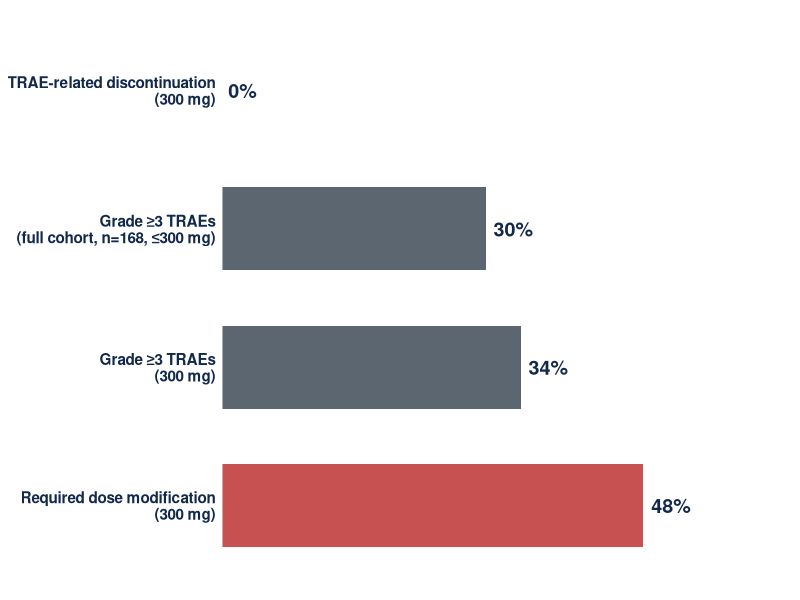
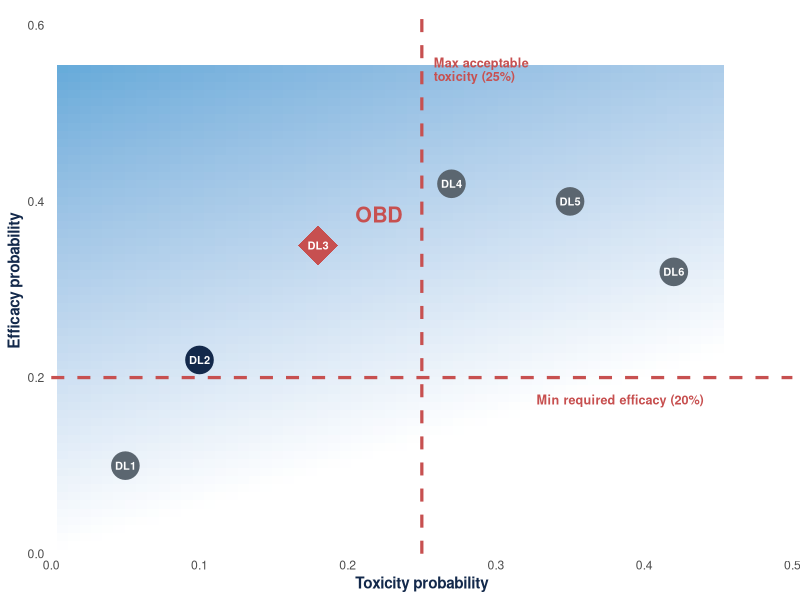
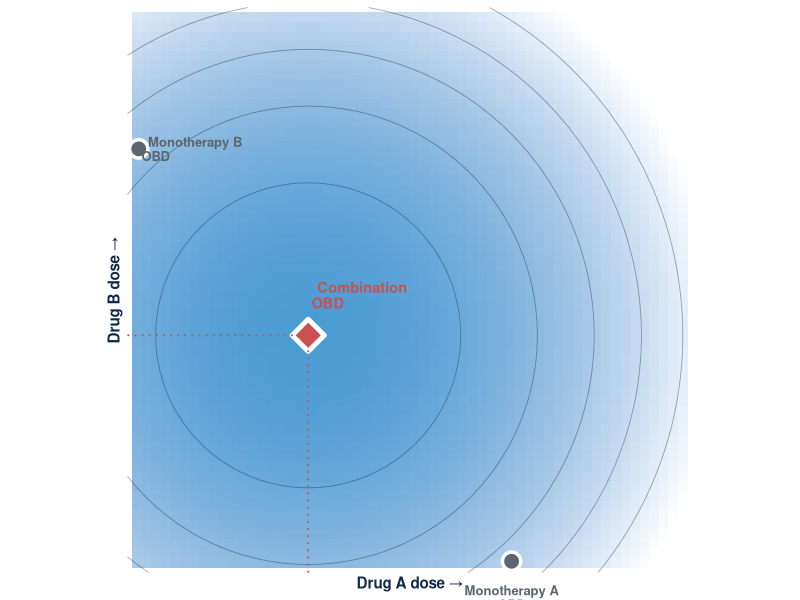
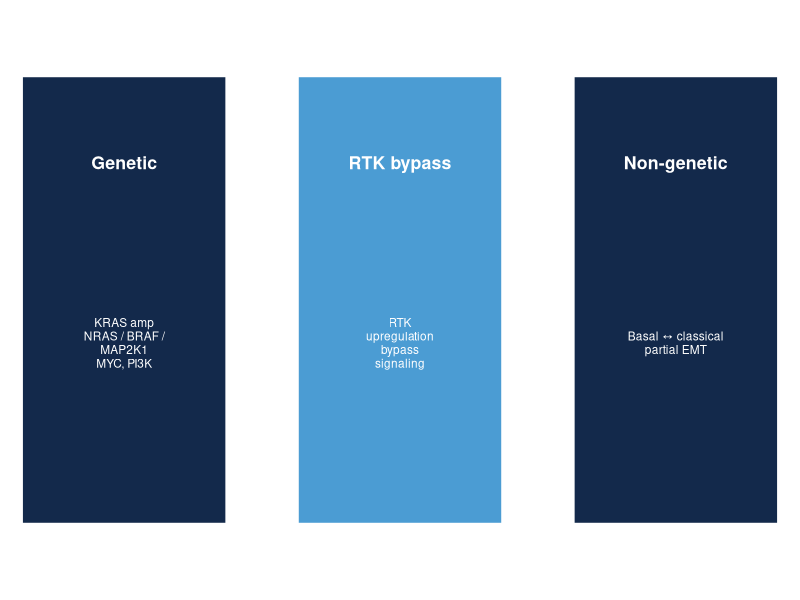
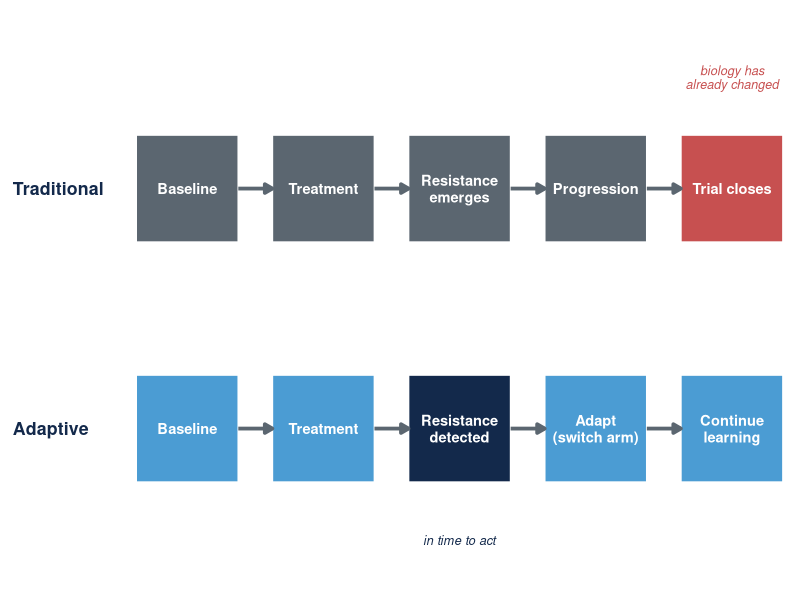
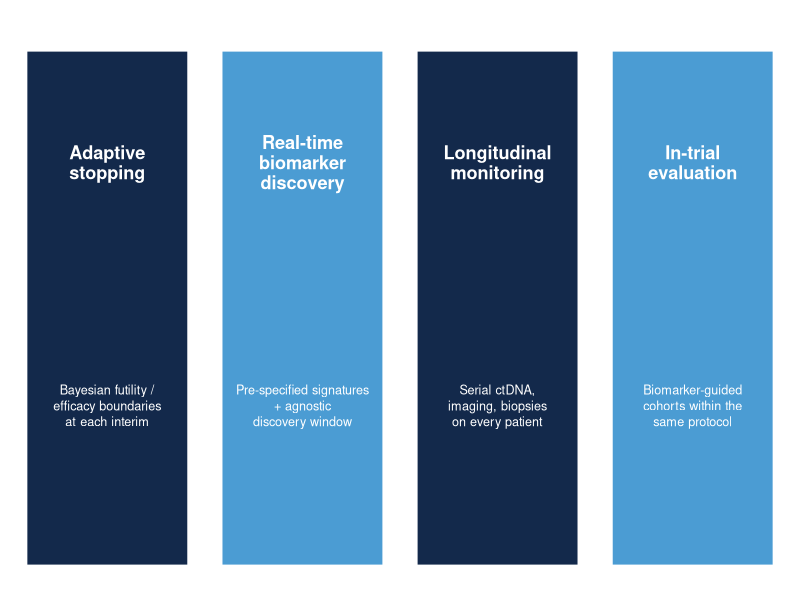
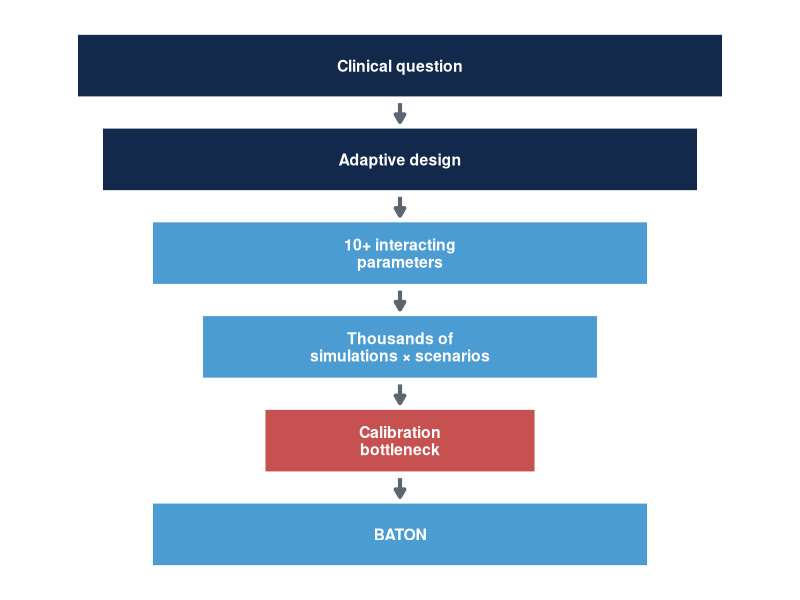
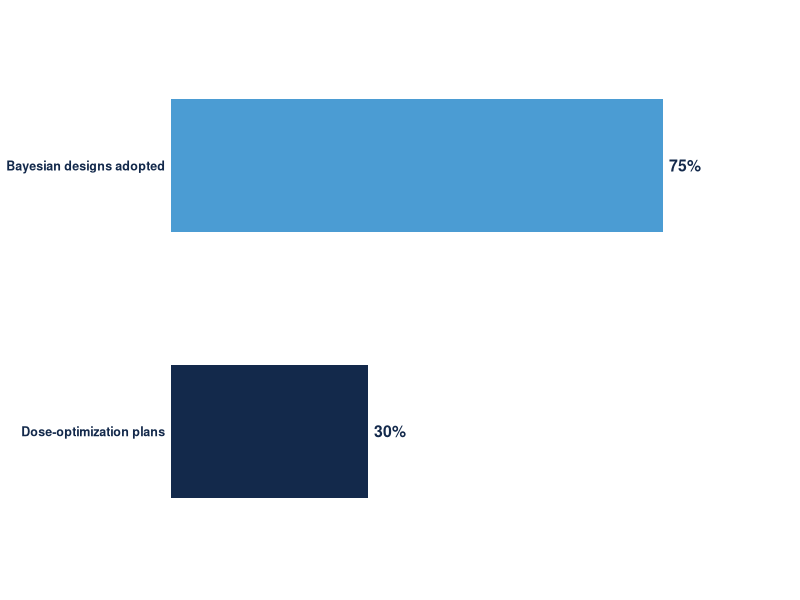

Generate these figures, in order, with R:
## ---- chunk 1
#| label: setup
#| include: false
library(ggplot2)
library(gridExtra)
set.seed(2025)
## ---- chunk 2
#| fig.height: 3.0
#| fig.width: 9
#| fig.align: center
#| fig.alt: "Horizontal bar chart of daraxonrasib monotherapy tolerability (RMC-6236-001 PDAC cohort): 0% TRAE-related discontinuation at 300 mg; 30% Grade ≥3 TRAEs in the full cohort (n=168, doses ≤300 mg); 34% Grade ≥3 TRAEs at 300 mg; 48% required dose modification at 300 mg."
library(ggplot2)
toxdata <- data.frame(
  metric = factor(c("TRAE-related discontinuation\n(300 mg)",
                    "Grade ≥3 TRAEs\n(full cohort, n=168, ≤300 mg)",
                    "Grade ≥3 TRAEs\n(300 mg)",
                    "Required dose modification\n(300 mg)"),
                  levels = c("Required dose modification\n(300 mg)",
                             "Grade ≥3 TRAEs\n(300 mg)",
                             "Grade ≥3 TRAEs\n(full cohort, n=168, ≤300 mg)",
                             "TRAE-related discontinuation\n(300 mg)")),
  pct = c(0, 30, 34, 48),
  fill = c("#4B9CD3", "#5B6670", "#5B6670", "#C75050")
)
ggplot(toxdata, aes(x = metric, y = pct, fill = fill)) +
  geom_col(width = 0.6) +
  geom_text(aes(label = paste0(pct, "%")),
            hjust = -0.2, size = 5, fontface = "bold", color = "#13294B") +
  scale_fill_identity() +
  scale_y_continuous(limits = c(0, 65), expand = c(0, 0)) +
  coord_flip() +
  labs(x = NULL, y = NULL) +
  theme_minimal(base_size = 11) +
  theme(panel.grid = element_blank(),
        axis.text.x = element_blank(),
        axis.ticks = element_blank(),
        axis.text.y = element_text(face = "bold", color = "#13294B", size = 11))
## ---- chunk 3
#| fig.height: 4.6
#| fig.width: 5.0
#| fig.align: center
#| fig.alt: "U-BOIN utility surface: toxicity probability (x-axis) vs efficacy probability (y-axis). Red dashed lines mark admissibility cutoffs (max acceptable toxicity 25%, min required efficacy 20%). Six dose levels DL1-DL6 plotted as points; admissible doses (inside both cutoffs) are navy, inadmissible doses are gray, and the OBD (admissible dose with highest utility) is a red diamond."
library(ggplot2)

# Utility surface
tox_seq <- seq(0, 0.45, length = 60)
eff_seq <- seq(0, 0.55, length = 60)
util_grid <- expand.grid(tox = tox_seq, eff = eff_seq)
util_grid$utility <- pmax(0, util_grid$eff - 0.5 * util_grid$tox)

# Candidate dose levels
doses <- data.frame(
  dl  = c("DL1", "DL2", "DL3", "DL4", "DL5", "DL6"),
  tox = c(0.05, 0.10, 0.18, 0.27, 0.35, 0.42),
  eff = c(0.10, 0.22, 0.35, 0.42, 0.40, 0.32)
)
tox_max <- 0.25
eff_min <- 0.20
doses$admissible <- doses$tox <= tox_max & doses$eff >= eff_min
doses$utility    <- doses$eff - 0.5 * doses$tox
doses$is_obd     <- FALSE
doses$is_obd[ which(doses$admissible)[which.max(doses$utility[doses$admissible])] ] <- TRUE

ggplot() +
  geom_tile(data = util_grid, aes(x = tox, y = eff, fill = utility), alpha = 0.85) +
  scale_fill_gradient(low = "#FFFFFF", high = "#4B9CD3", guide = "none") +
  geom_vline(xintercept = tox_max, color = "#C75050",
             linewidth = 1.1, linetype = "dashed") +
  geom_hline(yintercept = eff_min, color = "#C75050",
             linewidth = 1.1, linetype = "dashed") +
  annotate("text", x = tox_max + 0.008, y = 0.55,
           label = "Max acceptable\ntoxicity (25%)",
           color = "#C75050", hjust = 0, fontface = "bold",
           size = 3.2, lineheight = 0.9) +
  annotate("text", x = 0.44, y = eff_min - 0.025,
           label = "Min required efficacy (20%)",
           color = "#C75050", hjust = 1, fontface = "bold", size = 3.2) +
  geom_point(data = doses[!doses$is_obd, ],
             aes(x = tox, y = eff, color = admissible),
             shape = 19, size = 9) +
  scale_color_manual(values = c("TRUE" = "#13294B", "FALSE" = "#5B6670"),
                     guide = "none") +
  geom_point(data = doses[doses$is_obd, ],
             aes(x = tox, y = eff),
             shape = 18, color = "#C75050", size = 13) +
  geom_text(data = doses, aes(x = tox, y = eff, label = dl),
            color = "white", size = 2.8, fontface = "bold") +
  annotate("text",
           x = doses$tox[doses$is_obd] + 0.025,
           y = doses$eff[doses$is_obd] + 0.035,
           label = "OBD", color = "#C75050",
           size = 5.4, fontface = "bold", hjust = 0) +
  labs(x = "Toxicity probability",
       y = "Efficacy probability") +
  scale_x_continuous(limits = c(0, 0.5), expand = c(0, 0)) +
  scale_y_continuous(limits = c(0, 0.62), expand = c(0, 0)) +
  theme_minimal(base_size = 11) +
  theme(panel.grid = element_blank(),
        axis.title = element_text(face = "bold", color = "#13294B"))
## ---- chunk 4
#| fig.height: 4.4
#| fig.width: 5.6
#| fig.align: center
library(ggplot2)
n <- 60
grid <- expand.grid(A = seq(0, 1, length = n), B = seq(0, 1, length = n))
grid$eff <- pmax(0, 0.85 - 1.6 * ((grid$A - 0.32)^2 + (grid$B - 0.42)^2))
mono_A <- data.frame(A = 0.68, B = 0.02, lab = "Monotherapy A\nOBD")
mono_B <- data.frame(A = 0.02, B = 0.75, lab = "Monotherapy B\nOBD")
combo  <- data.frame(A = 0.32, B = 0.42, lab = "Combination\nOBD")

ggplot() +
  geom_tile(data = grid, aes(x = A, y = B, fill = eff)) +
  scale_fill_gradient(low = "#FFFFFF", high = "#4B9CD3", guide = "none") +
  geom_contour(data = grid, aes(x = A, y = B, z = eff),
               color = "#13294B", linewidth = 0.3, alpha = 0.4, bins = 6) +
  # mono A on x-axis
  geom_point(data = mono_A, aes(x = A, y = B), shape = 21, fill = "#5B6670",
             color = "white", size = 5, stroke = 1.8) +
  geom_text(data = mono_A, aes(x = A, y = B, label = lab),
            color = "#5B6670", size = 3.3, hjust = 0.5, vjust = 2.0,
            fontface = "bold", lineheight = 0.9) +
  # mono B on y-axis
  geom_point(data = mono_B, aes(x = A, y = B), shape = 21, fill = "#5B6670",
             color = "white", size = 5, stroke = 1.8) +
  geom_text(data = mono_B, aes(x = A, y = B, label = lab),
            color = "#5B6670", size = 3.3, hjust = -0.10, vjust = 0.5,
            fontface = "bold", lineheight = 0.9) +
  # combination optimum
  geom_point(data = combo, aes(x = A, y = B), shape = 23, fill = "#C75050",
             color = "white", size = 7, stroke = 2.5) +
  geom_text(data = combo, aes(x = A, y = B, label = lab),
            color = "#C75050", size = 3.7, hjust = -0.10, vjust = -1.0,
            fontface = "bold", lineheight = 0.9) +
  # dotted projections from combo optimum to axes
  geom_segment(aes(x = 0.32, xend = 0.32, y = 0, yend = 0.42),
               color = "#C75050", linetype = "dotted", linewidth = 0.6) +
  geom_segment(aes(x = 0, xend = 0.32, y = 0.42, yend = 0.42),
               color = "#C75050", linetype = "dotted", linewidth = 0.6) +
  labs(x = "Drug A dose →", y = "Drug B dose →") +
  scale_x_continuous(limits = c(0, 1), breaks = NULL, expand = c(0, 0)) +
  scale_y_continuous(limits = c(0, 1), breaks = NULL, expand = c(0, 0)) +
  coord_fixed(clip = "off") +
  theme_minimal(base_size = 11) +
  theme(panel.grid = element_blank(),
        axis.title.x = element_text(face = "bold", color = "#13294B", size = 11),
        axis.title.y = element_text(face = "bold", color = "#13294B", size = 11))
## ---- chunk 5
#| fig.height: 2.4
#| fig.width: 5
#| fig.align: center
library(ggplot2)
buckets <- data.frame(
  x = c(1, 3, 5),
  y = rep(1, 3),
  header = c("Genetic", "RTK bypass", "Non-genetic"),
  detail = c("KRAS amp\nNRAS / BRAF /\nMAP2K1\nMYC, PI3K",
             "RTK\nupregulation\nbypass\nsignaling",
             "Basal ↔ classical\npartial EMT"),
  fill = c("#13294B", "#4B9CD3", "#13294B")
)
ggplot() +
  geom_tile(data = buckets, aes(x = x, y = y, fill = fill),
            width = 1.5, height = 1.05, color = "white", linewidth = 1.5) +
  scale_fill_identity() +
  geom_text(data = buckets, aes(x = x, y = y + 0.32, label = header),
            color = "white", size = 4.5, fontface = "bold") +
  geom_text(data = buckets, aes(x = x, y = y - 0.10, label = detail),
            color = "white", size = 3.0, lineheight = 0.95) +
  scale_x_continuous(limits = c(0.1, 5.9), expand = c(0, 0)) +
  scale_y_continuous(limits = c(0.3, 1.7), expand = c(0, 0)) +
  theme_void()
## ---- chunk 6
#| fig.height: 3.6
#| fig.width: 11
#| fig.align: center
library(ggplot2)
trad <- data.frame(
  x = c(1, 2.6, 4.2, 5.8, 7.4),
  y = rep(2.2, 5),
  label = c("Baseline", "Treatment", "Resistance\nemerges", "Progression", "Trial closes"),
  fill = c("#5B6670", "#5B6670", "#5B6670", "#5B6670", "#C75050")
)
adapt <- data.frame(
  x = c(1, 2.6, 4.2, 5.8, 7.4),
  y = rep(0.8, 5),
  label = c("Baseline", "Treatment", "Resistance\ndetected", "Adapt\n(switch arm)", "Continue\nlearning"),
  fill = c("#4B9CD3", "#4B9CD3", "#13294B", "#4B9CD3", "#4B9CD3")
)
both <- rbind(trad, adapt)
arrows <- data.frame(
  x = c(rep(c(1.6, 3.2, 4.8, 6.4), 2)),
  xend = c(rep(c(2.0, 3.6, 5.2, 6.8), 2)),
  y = c(rep(2.2, 4), rep(0.8, 4)),
  yend = c(rep(2.2, 4), rep(0.8, 4))
)
ggplot() +
  geom_tile(data = both, aes(x = x, y = y, fill = fill),
            width = 1.25, height = 0.65, color = "white", linewidth = 2) +
  scale_fill_identity() +
  geom_text(data = both, aes(x = x, y = y, label = label),
            color = "white", size = 3.7, fontface = "bold", lineheight = 0.95) +
  geom_segment(data = arrows, aes(x = x, xend = xend, y = y, yend = yend),
               arrow = arrow(length = unit(0.22, "cm"), type = "closed"),
               color = "#5B6670", linewidth = 1.3) +
  geom_text(aes(x = -1.05, y = 2.2), label = "Traditional",
            color = "#13294B", size = 4.5, fontface = "bold", hjust = 0) +
  geom_text(aes(x = -1.05, y = 0.8), label = "Adaptive",
            color = "#13294B", size = 4.5, fontface = "bold", hjust = 0) +
  geom_text(aes(x = 7.4, y = 2.85), label = "biology has\nalready changed",
            color = "#C75050", size = 3.2, fontface = "italic", lineheight = 0.9) +
  geom_text(aes(x = 4.2, y = 0.15), label = "in time to act",
            color = "#13294B", size = 3.2, fontface = "italic") +
  scale_x_continuous(limits = c(-1.2, 8.2), expand = c(0, 0)) +
  scale_y_continuous(limits = c(-0.2, 3.3), expand = c(0, 0)) +
  theme_void()
## ---- chunk 7
#| fig.height: 3.0
#| fig.width: 10
#| fig.align: center
library(ggplot2)
pillars <- data.frame(
  x = c(1, 2, 3, 4),
  y = rep(1, 4),
  header = c("Adaptive\nstopping",
             "Real-time\nbiomarker\ndiscovery",
             "Longitudinal\nmonitoring",
             "In-trial\nevaluation"),
  detail = c("Bayesian futility /\nefficacy boundaries\nat each interim",
             "Pre-specified signatures\n+ agnostic\ndiscovery window",
             "Serial ctDNA,\nimaging, biopsies\non every patient",
             "Biomarker-guided\ncohorts within the\nsame protocol"),
  fill = c("#13294B", "#4B9CD3", "#13294B", "#4B9CD3")
)
ggplot() +
  geom_tile(data = pillars, aes(x = x, y = y, fill = fill),
            width = 0.85, height = 1.6, color = "white", linewidth = 2) +
  scale_fill_identity() +
  geom_text(data = pillars, aes(x = x, y = y + 0.45, label = header),
            color = "white", size = 4.6, fontface = "bold", lineheight = 0.92) +
  geom_text(data = pillars, aes(x = x, y = y - 0.30, label = detail),
            color = "white", size = 3.2, lineheight = 1.05) +
  scale_x_continuous(limits = c(0.45, 4.55), expand = c(0, 0)) +
  scale_y_continuous(limits = c(0.1, 1.95), expand = c(0, 0)) +
  theme_void()
## ---- chunk 8
#| fig.height: 4.6
#| fig.width: 4.2
#| fig.align: center
library(ggplot2)
funnel <- data.frame(
  y = 6:1,
  x = rep(1, 6),
  label = c("Clinical question",
            "Adaptive design",
            "10+ interacting\nparameters",
            "Thousands of\nsimulations × scenarios",
            "Calibration\nbottleneck",
            "BATON"),
  fill = c("#13294B", "#13294B", "#4B9CD3", "#4B9CD3", "#C75050", "#4B9CD3"),
  width = c(2.6, 2.4, 2.0, 1.6, 1.1, 2.0)
)
ggplot() +
  geom_tile(data = funnel, aes(x = x, y = y, fill = fill, width = width),
            height = 0.72, color = "white", linewidth = 2) +
  scale_fill_identity() +
  geom_text(data = funnel, aes(x = x, y = y, label = label),
            color = "white", size = 4.0, fontface = "bold", lineheight = 0.92) +
  geom_segment(data = data.frame(x = 1, xend = 1, y = 6:2 - 0.4, yend = 5:1 + 0.4),
               aes(x = x, xend = xend, y = y, yend = yend),
               arrow = arrow(length = unit(0.22, "cm"), type = "closed"),
               color = "#5B6670", linewidth = 1.4) +
  scale_x_continuous(limits = c(-0.6, 2.6), expand = c(0, 0)) +
  scale_y_continuous(limits = c(0.3, 6.7), expand = c(0, 0)) +
  theme_void()
## ---- chunk 9
#| fig.height: 1.4
#| fig.width: 5.2
#| fig.align: center
library(ggplot2)
adopt <- data.frame(
  metric = factor(c("Bayesian designs adopted", "Dose-optimization plans"),
                  levels = c("Dose-optimization plans", "Bayesian designs adopted")),
  pct = c(75, 30),
  fill = c("#4B9CD3", "#13294B")
)
ggplot(adopt, aes(x = metric, y = pct, fill = fill)) +
  geom_col(width = 0.5) +
  geom_text(aes(label = paste0(pct, "%")),
            hjust = -0.2, size = 4, fontface = "bold", color = "#13294B") +
  scale_fill_identity() +
  scale_y_continuous(limits = c(0, 95), expand = c(0, 0)) +
  coord_flip() +
  labs(x = NULL, y = NULL) +
  theme_minimal(base_size = 9) +
  theme(panel.grid = element_blank(),
        axis.text.x = element_blank(),
        axis.ticks = element_blank(),
        axis.text.y = element_text(face = "bold", color = "#13294B", size = 9))
## ---- chunk 10
#| fig.height: 4.0
#| fig.width: 9
#| fig.align: center
library(ggplot2)
goals <- data.frame(
  x = c(1, 2, 1, 2),
  y = c(2, 2, 1, 1),
  header = c("1. FDA compliance",
             "2. Minimize patients",
             "3. Stop bad early",
             "4. Accelerate good"),
  detail = c("Power ≥ 0.80\nType I ≤ 0.10",
             "Smaller E[N]\nEfficient use of\nscarce patients",
             "Futility stopping\nProtect patients\nfrom inactive arms",
             "Efficacy stopping\nFaster access\nwhen drug works"),
  fill = c("#13294B", "#4B9CD3", "#4B9CD3", "#13294B")
)
ggplot() +
  geom_tile(data = goals, aes(x = x, y = y, fill = fill),
            width = 0.9, height = 0.85, color = "white", linewidth = 2) +
  scale_fill_identity() +
  geom_text(data = goals, aes(x = x, y = y + 0.25, label = header),
            color = "white", size = 5, fontface = "bold") +
  geom_text(data = goals, aes(x = x, y = y - 0.12, label = detail),
            color = "white", size = 3.5, lineheight = 1.0) +
  coord_fixed(ratio = 0.6) +
  scale_x_continuous(limits = c(0.4, 2.6), expand = c(0, 0)) +
  scale_y_continuous(limits = c(0.4, 2.6), expand = c(0, 0)) +
  theme_void()
## ---- chunk 11
#| fig.height: 5.4
#| fig.width: 4.5
#| fig.align: center
library(ggplot2)
steps <- data.frame(
  x = rep(1.0, 5),
  y = 5:1,
  step = c("GOAL", "EXPLORE", "LEARN", "FOCUS", "ARRIVE"),
  detail = c("Type I ≤ 0.10\nPower ≥ 0.80\nmin N",
             "Sample\ncandidate\ndesigns",
             "Map what\nworks",
             "Search the\nfeasible region",
             "Calibrated\ndesign")
)
ggplot(steps, aes(x = x, y = y)) +
  geom_segment(data = data.frame(x = 1.0, xend = 1.0,
                                 y = 5:2 - 0.42, yend = 4:1 + 0.42),
               aes(x = x, xend = xend, y = y, yend = yend),
               arrow = arrow(length = unit(0.28, "cm"), type = "closed"),
               color = "#4B9CD3", linewidth = 1.9) +
  geom_tile(aes(width = 0.95, height = 0.7), fill = "#EDF0F2",
            color = "#4B9CD3", linewidth = 1.8) +
  geom_text(aes(label = step), size = 6, fontface = "bold", color = "#4B9CD3") +
  geom_text(aes(label = detail, x = 1.62), size = 4.4, color = "#444444",
            hjust = 0, lineheight = 0.85) +
  scale_x_continuous(limits = c(0.45, 2.55), expand = c(0, 0)) +
  scale_y_continuous(limits = c(0.4, 5.6), expand = c(0, 0)) +
  theme_void()
## ---- chunk 12
#| fig.height: 5.4
#| fig.width: 6.8
#| fig.align: center
library(ggplot2)
flow <- data.frame(
  y = c(5, 3.5, 2, 0.5),
  x = rep(1, 4),
  label = c("Design template\n+ scenario grid",
            "OC targets\n(Type I ≤ 0.10, Power ≥ 0.80,\nmin N)",
            "BATON",
            "Calibrated design\n+ FDA audit trail"),
  fill = c("#5B6670", "#5B6670", "#13294B", "#4B9CD3"),
  is_baton = c(FALSE, FALSE, TRUE, FALSE)
)
ggplot() +
  geom_tile(data = flow, aes(x = x, y = y, fill = fill,
                              width = ifelse(is_baton, 1.5, 2.2),
                              height = ifelse(is_baton, 0.95, 1.0)),
            color = "white", linewidth = 2.5) +
  scale_fill_identity() +
  geom_text(data = flow, aes(x = x, y = y, label = label),
            color = "white", size = ifelse(flow$is_baton, 5.6, 3.8),
            fontface = ifelse(flow$is_baton, "bold", "plain"),
            lineheight = 0.95) +
  geom_segment(data = data.frame(x = rep(1, 3), xend = rep(1, 3),
                                  y = c(5, 3.5, 2) - 0.55,
                                  yend = c(3.5, 2, 0.5) + 0.55),
               aes(x = x, xend = xend, y = y, yend = yend),
               arrow = arrow(length = unit(0.30, "cm"), type = "closed"),
               color = "#13294B", linewidth = 1.8) +
  scale_x_continuous(limits = c(-0.6, 2.6), expand = c(0, 0)) +
  scale_y_continuous(limits = c(-0.2, 5.7), expand = c(0, 0)) +
  theme_void()
## ---- chunk 13
#| fig.height: 5.6
#| fig.width: 12
#| fig.align: center
set.seed(2025)
grid_x <- rep(1:10, each = 10)
grid_y <- rep(1:10, times = 10)
grid_quality <- 100 - sqrt((grid_x - 7.5)^2 + (grid_y - 6.2)^2) * 8 + rnorm(100, 0, 3)
grid_df <- data.frame(x = grid_x, y = grid_y, q = grid_quality)

bo_points <- data.frame(
  iter = 1:30,
  x = c(5, 3, 7, 8, 6, 7.5, 7.2, 7.8, 7.4, 7.6, 7.55, 7.48, 7.52, 7.51, 7.50,
        7.49, 7.51, 7.50, 7.50, 7.51, 7.50, 7.50, 7.50, 7.50, 7.50, 7.50, 7.50, 7.50, 7.50, 7.50),
  y = c(4, 7, 5, 8, 6, 6, 6.3, 6.1, 6.25, 6.15, 6.22, 6.18, 6.21, 6.20, 6.20,
        6.19, 6.20, 6.20, 6.20, 6.20, 6.20, 6.20, 6.20, 6.20, 6.20, 6.20, 6.20, 6.20, 6.20, 6.20)
)

p_grid <- ggplot() +
  geom_tile(data = grid_df, aes(x = x, y = y, fill = q), alpha = 0.6) +
  geom_point(data = grid_df, aes(x = x, y = y), size = 2, alpha = 0.4) +
  scale_fill_gradient2(low = "#d73027", mid = "#fee090", high = "#1a9850",
                       midpoint = 85, guide = "none") +
  coord_fixed(ratio = 1) +
  labs(title = "Grid search", subtitle = "100 designs evaluated",
       x = "Efficacy threshold", y = "Futility threshold") +
  theme_minimal(base_size = 13) +
  theme(plot.title = element_text(hjust = 0.5, face = "bold", size = 15, color = "#13294B"),
        plot.subtitle = element_text(hjust = 0.5, color = "#5B6670"),
        axis.title = element_text(color = "#444444"),
        axis.text = element_blank(), panel.grid = element_blank())

p_baton <- ggplot() +
  geom_tile(data = grid_df, aes(x = x, y = y, fill = q), alpha = 0.5) +
  geom_path(data = bo_points, aes(x = x, y = y),
            arrow = arrow(length = unit(0.25, "cm"), type = "closed"),
            color = "#4B9CD3", linewidth = 1.8, alpha = 0.85) +
  geom_point(data = bo_points, aes(x = x, y = y, color = iter), size = 3) +
  scale_fill_gradient2(low = "#d73027", mid = "#fee090", high = "#1a9850",
                       midpoint = 85, guide = "none") +
  scale_color_gradient(low = "#7EB8E4", high = "#13294B", guide = "none") +
  coord_fixed(ratio = 1) +
  labs(title = "BATON search", subtitle = "30 designs → same optimum",
       x = "Efficacy threshold", y = "Futility threshold") +
  theme_minimal(base_size = 13) +
  theme(plot.title = element_text(hjust = 0.5, face = "bold", size = 15, color = "#4B9CD3"),
        plot.subtitle = element_text(hjust = 0.5, color = "#5B6670"),
        axis.title = element_text(color = "#444444"),
        axis.text = element_blank(), panel.grid = element_blank())

grid.arrange(p_grid, p_baton, ncol = 2)
## ---- chunk 14
#| fig.height: 4.6
#| fig.width: 11
#| fig.align: center
set.seed(2025)
n_evals <- 100
iterations <- 1:n_evals
fixed_trial_n <- 76  # PANGEA Phase II Max N

# Simulate decreasing expected sample size (improving design)
best_n <- numeric(n_evals)
best_n[1] <- 76
for (i in 2:n_evals) {
  improvement <- min(0, rnorm(1, mean = -0.5, sd = 1.5))
  best_n[i] <- max(53, best_n[i-1] + improvement)  # Converges to EN_null = 53
}

# Patients spared = Max N - Expected N under null
patients_spared <- fixed_trial_n - best_n

# Constraint violations early on
constraint_met <- c(rep(FALSE, 14), rep(TRUE, n_evals - 14))

convergence_data <- data.frame(
  Evaluation = iterations,
  Patients_Spared = patients_spared,
  Feasible = constraint_met
)

ggplot(convergence_data, aes(x = Evaluation, y = Patients_Spared, color = Feasible)) +
  geom_line(linewidth = 1.2, alpha = 0.8) +
  geom_point(size = 2, alpha = 0.7) +
  geom_hline(yintercept = 23, linetype = "dashed", color = "#4B9CD3", linewidth = 1) +
  annotate("text", x = 75, y = 25, label = "Optimal: ~23 patients spared (E[N] = 53 vs Max N = 76)",
           color = "#4B9CD3", size = 4.5, fontface = "bold") +
  annotate("text", x = 30, y = 8, label = "Early designs don't meet\nType I ≤ 0.10 AND Power ≥ 0.80",
           color = "#13294B", size = 4, fontface = "italic") +
  scale_color_manual(values = c("FALSE" = "#13294B", "TRUE" = "#4B9CD3"),
                     labels = c("Doesn't meet FDA OCs", "FDA-compliant")) +
  scale_y_continuous(breaks = seq(-10, 30, 5)) +
  labs(x = "BATON optimization progress (candidate designs evaluated)",
       y = "Patients spared vs traditional fixed-N trial",
       color = NULL) +
  theme_minimal(base_size = 14) +
  theme(legend.position = "right",
        legend.key.size = unit(0.8, "lines"),
        legend.text = element_text(size = 10),
        panel.grid.minor = element_blank())
## ---- chunk 15
#| fig.height: 1.5
#| fig.width: 10
#| fig.align: center
library(ggplot2)
callouts <- data.frame(
  x = c(1, 2.4, 3.8),
  number = c("~23", "7.0%", "82.2%"),
  label = c("patients spared\n(E[N] = 53 vs Max N = 76)",
            "achieved Type I\n(target ≤ 10%)",
            "achieved Power\n(target ≥ 80%)"),
  color = c("#4B9CD3", "#13294B", "#13294B")
)
ggplot(callouts, aes(x = x)) +
  geom_text(aes(y = 0.72, label = number, color = color),
            size = 16, fontface = "bold") +
  geom_text(aes(y = 0.32, label = label),
            size = 4, color = "#333333", lineheight = 0.95) +
  scale_color_identity() +
  scale_x_continuous(limits = c(0.4, 4.4), expand = c(0, 0)) +
  scale_y_continuous(limits = c(0.15, 0.95), expand = c(0, 0)) +
  theme_void()
## ---- chunk 16
#| fig.height: 2.8
#| fig.width: 9
#| fig.align: center
library(ggplot2)
gi <- data.frame(
  x = c(1, 2, 1, 2),
  y = c(2, 2, 1, 1),
  header = c("PDAC", "CRC",
             "Basket / umbrella", "Robust calibration"),
  detail = c("RAS-backbone\ncombinations\nU-BOIN / BOIN12",
             "Joint-surface\nnovel-novel doublets\nPOCRM · BOIN-COMB · BLRM",
             "Biomarker-stratified\nsubtrials\nshared decision rules",
             "CARBO — designs\nrobust to uncertain\nassumptions"),
  fill = c("#13294B", "#4B9CD3", "#4B9CD3", "#13294B")
)
ggplot() +
  geom_tile(data = gi, aes(x = x, y = y, fill = fill),
            width = 0.92, height = 0.85, color = "white", linewidth = 2) +
  scale_fill_identity() +
  geom_text(data = gi, aes(x = x, y = y + 0.25, label = header),
            color = "white", size = 4.8, fontface = "bold") +
  geom_text(data = gi, aes(x = x, y = y - 0.10, label = detail),
            color = "white", size = 3.4, lineheight = 1.0) +
  coord_fixed(ratio = 0.55) +
  scale_x_continuous(limits = c(0.4, 2.6), expand = c(0, 0)) +
  scale_y_continuous(limits = c(0.4, 2.6), expand = c(0, 0)) +
  theme_void()
## ---- chunk 17
#| fig.height: 3.6
#| fig.width: 11
#| fig.align: center
steps <- data.frame(
  x = c(1.2, 3.1, 5.0, 6.9),
  y = rep(1.5, 4),
  header = c("DOSE", "COMBINE", "ADAPT", "CALIBRATE"),
  line1 = c("OBD selection,", "Joint-surface", "Resistance-aware", "Hours, not"),
  line2 = c("not MTD", "designs for RAS", "longitudinal", "months — with"),
  line3 = c("(U-BOIN, BOIN12)", "combinations", "monitoring", "FDA audit trail"),
  fill = c("#4B9CD3", "#13294B", "#4B9CD3", "#13294B")
)
arrows <- data.frame(x = c(2.15, 4.05, 5.95), y = rep(1.5, 3))

ggplot() +
  geom_tile(data = steps, aes(x = x, y = y, fill = fill), width = 1.6, height = 1.1,
            color = "white", linewidth = 1.5) +
  scale_fill_identity() +
  geom_text(data = steps, aes(x = x, y = y + 0.30, label = header),
            size = 6, color = "white", fontface = "bold") +
  geom_text(data = steps, aes(x = x, y = y + 0.04, label = line1),
            size = 4, color = "white") +
  geom_text(data = steps, aes(x = x, y = y - 0.13, label = line2),
            size = 4, color = "white") +
  geom_text(data = steps, aes(x = x, y = y - 0.30, label = line3),
            size = 4, color = "white") +
  geom_text(data = arrows, aes(x = x, y = y), label = "→", size = 9, color = "#888888") +
  scale_x_continuous(limits = c(0.1, 8.0), expand = c(0, 0)) +
  scale_y_continuous(limits = c(0.8, 2.2), expand = c(0, 0)) +
  theme_void()
